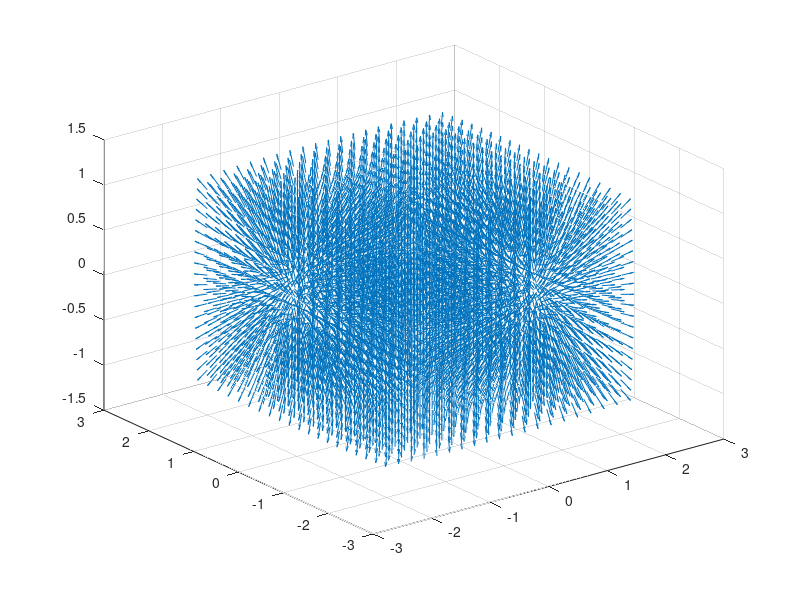

Reproduce this figure in MATLAB. (Note: this script raises an error after producing the figure.)
clear

x=linspace(-2,2,20);
y=linspace(-2,2,20);
z=linspace(-1,1,20);

[X,Y,Z]=meshgrid(x,y,z);

R0=1.7;
E0=1;

R=sqrt(X.*X+Y.*Y);
r=sqrt((R-R0).^2+Z.*Z);
c_phi=X./sqrt(X.*X+Y.*Y);
s_phi=Y./sqrt(X.*X+Y.*Y);


E_R=E0*(R-R0)./r;
E_phi=0;
E_Z=E0*Z./r;

Ex=E_R.*c_phi-E_phi.*s_phi;
Ey=E_R.*s_phi+E_phi.*c_phi;
Ez=E_Z;

quiver3(X,Y,Z,Ex,Ey,Ez);

y00=linspace(1.5,1.9,2);
z00=linspace(-0.2,0.2,2);

[startX,startY,startZ]=meshgrid(0,y00,z00);
verts=stream3(X,Y,Z,Ex,Ey,Ez,startX,startY,startZ);
streamline(verts);

xlabel('X');
ylabel('Y');
zlabel('Z');

axis equal;
